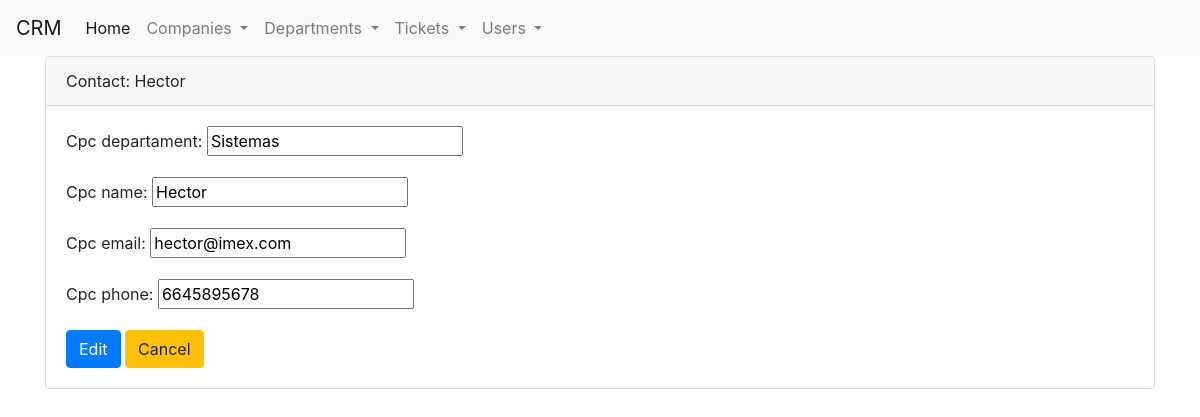
The page /Companies/Edit_Contact/1 on the database its author committed.
### Companies/models.py (models this page shows)
class Contacts(models.Model):
	cpc_id = models.AutoField(primary_key=True)
	cpc_cmp_id = models.ForeignKey('Companies', on_delete=models.CASCADE)
	cpc_departament = models.CharField(max_length=256, null=False)
	cpc_name = models.CharField(max_length=256, null=False)
	cpc_email = models.CharField(max_length=256, null=False)
	cpc_phone = models.CharField(max_length=256, null=False)

### Companies/views.py (the view)
# urls.py: path('Edit_Contact/<int:pk>', views.Edit_Contact.as_view(), name='Index_Companies_view'),
class Edit_Contact(generic.UpdateView):
	template_name = "Companies/Edit_Contact.html"
	model = Contacts
	fields = ["cpc_departament", "cpc_name", "cpc_email", "cpc_phone"]
	success_url = "/Companies/Contacts"

### templates/Companies/Edit_Contact.html (shortened to what this page needs)
{% extends "base.html" %}
{% block content %}
<div class="card">
  	<div class="card-header">
    	Contact: {{object.cpc_name}}
  	</div>
  	<div class="card-body">
	<form method="post">
		{{ form.as_p }}
		<button class="btn btn-primary">Edit</button>
		<button class="btn btn-warning">Cancel</button>
	</form>
	</div>
</div>
{% endblock %}

### rows shown on the page
Contacts: cpc_name "Hector", cpc_departament "Sistemas", cpc_email "hector@imex.com", cpc_phone "6645895678"
